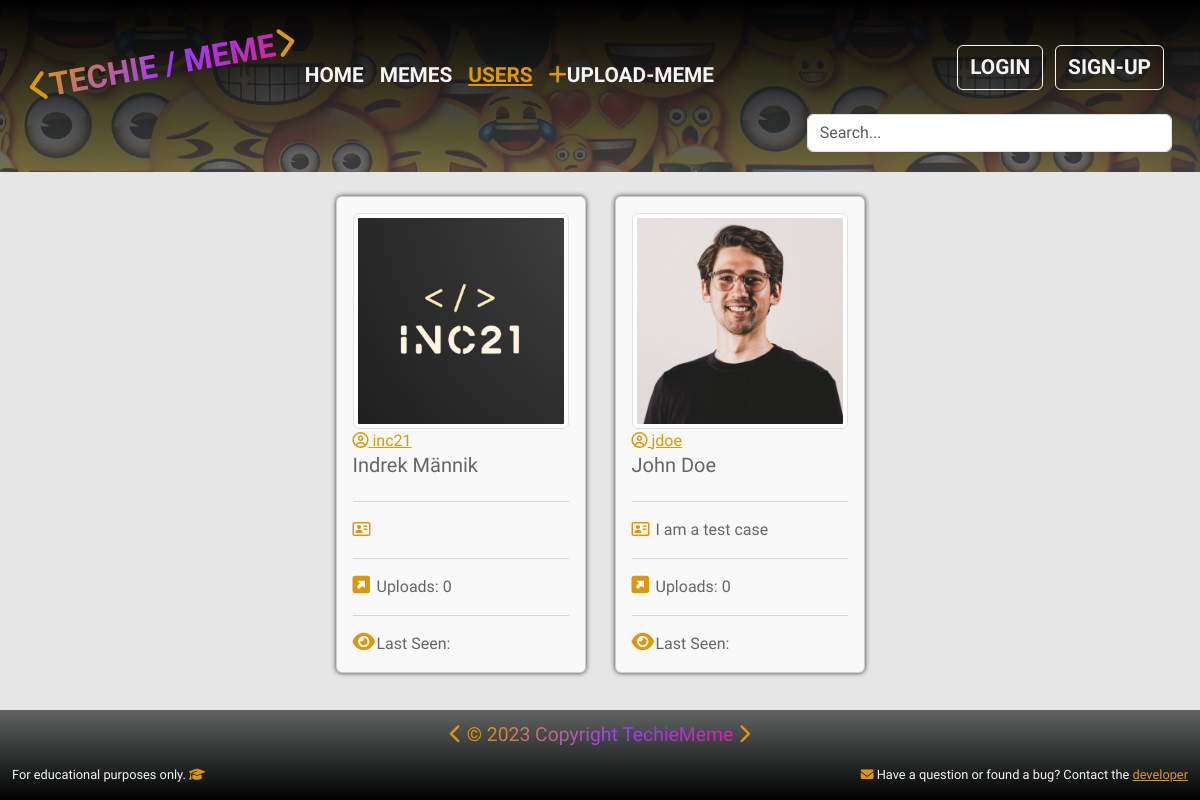
/users/, run on the app's committed database.
### users/models.py (models this page shows, shortened)
class UserProfile(models.Model):
    user = models.OneToOneField(User, on_delete=models.CASCADE, null=True,
                                blank=True,)
    username = models.CharField(max_length=50, null=True, blank=True)
    first_name = models.CharField(max_length=50, null=True, blank=True)
    last_name = models.CharField(max_length=50, null=True, blank=True)
    location = models.CharField(max_length=100, null=True, blank=True)
    email = models.EmailField(max_length=100, null=True, blank=True)
    bio = models.TextField(null=True, blank=True)
    user_img = models.ImageField(upload_to='users/',
                                 default='users/default_user.webp')
    social_github = models.CharField(max_length=200, null=True, blank=True)
    social_linkedin = models.CharField(max_length=200, null=True, blank=True)
    social_facebook = models.CharField(max_length=200, null=True, blank=True)
    social_youtube = models.CharField(max_length=200, null=True, blank=True)
    social_website = models.CharField(max_length=200, null=True, blank=True)
    created = models.DateTimeField(auto_now_add=True)
    id = models.UUIDField(primary_key=True, default=uuid.uuid4, editable=False)
    memes_uploaded = models.IntegerField(default=0)

### users/views.py (the view)
# urls.py: path('', views.userProfiles, name="user_profiles"),
def userProfiles(request):
    profiles = UserProfile.objects.all()
    last_active = User.objects.all().last().last_login
    print(last_active)
    context = {'profiles': profiles, 'last_active': last_active}
    return render(request, "users/user_profiles.html", context)

### users/templates/users/user_profiles.html
{% extends 'main.html' %}
{% load static %}
{% block content %}
   <div class="container">
		<div class="row ">
            <div class="col-12 d-flex flex-wrap justify-content-center">
                {% for profile in profiles %}
                <div class="custom-card col-md-6 col-lg-4 col-xl-3 d-flex justify-content-center">
                    <div class="card user-card m-4 ">
                        <div class="card-body d-grid align-content-between">
                            <img src="{{ profile.user_img.url}}" class="card-img-top rounded-2 img-thumbnail" alt="User Image">
                            <a href="{% url 'single_user' profile.id %}" class="card-link yellow"><i class="fa-regular fa-circle-user"></i> {{ profile.username}}</a>
                            <h5 class="card-title">{{ profile.first_name|capfirst}} {{ profile.last_name|capfirst }}</h5>
                            <hr>
                            <div class="row flex-nowrap">
                                <div class="col-1"><i class="fa-regular fa-address-card yellow"></i></div>
                                <div class="col-11"><p class="card-text">{{ profile.bio|truncatechars:"60"}}</p></div>
                            </div>
                            <hr>
                            <div class="row flex-nowrap">
                                <div class="col-1"><i class="fa-solid fa-square-up-right yellow fs-5"></i></div>
                                <div class="col-11">Uploads: {{memes.uploader.profile|length}}</div>
                            </div>
                            <hr>
                            <div class="row flex-nowrap">
                                <div class="col-1"><i class="fa-solid fa-eye yellow fs-5"></i></div>
                                <div class="col-11">Last Seen: {{ request.user.profile.username.last_active|date:"d/M/Y" }}</div>
                            </div>
                        </div>
                    </div>
                </div>
                {% endfor %}
            </div>
        </div>
	</div>
{% endblock content %}

### static/styles/main.css (style rules this page uses)
* { margin: 0; padding: 0; box-sizing: border-box; }
body { font-family: 'Lexend', 'Lexend Deca', sans-serif; min-height: 100vh; display: flex; flex-direction: column; background-color: #e6e6e6; }
.yellow { color: #DE970B; }
.card { box-shadow: 0px 0px 5px 0px rgba(0,0,0,0.75); color: #666666; background-color: #f9f9f9; }
.user-card { min-width: 250px; }

### data on the page
UserProfile: user_img (picture), username "inc21", first_name "Indrek", last_name "Männik", uploader.profile|length "0"
UserProfile: user_img (picture), username "jdoe", first_name "John", last_name "Doe", bio "I am a test case", uploader.profile|length "0"
